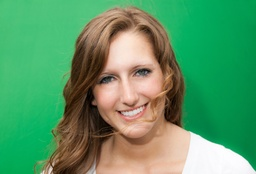
#> input picture ANIMATION_SWE_W2/green_background_project_5th_october/green.jpg, 256 x 174 px, shrunk from 1474 x 1000 before the run
$ python main.py
#> lines starting #> are read from the running program, lines starting #| are printed output that depends on the picture
#> in main, fg is the input picture: PIL image 256x174 RGB; mean R, G, B 90.5, 152.3, 102.5
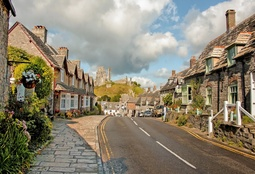
#> input picture ANIMATION_SWE_W2/green_background_project_5th_october/background.jpg, 255 x 174 px, shrunk from 1467 x 1000 before the run
#> in main, bg is the input picture: PIL image 255x174 RGB; mean R, G, B 139.4, 131.6, 113.7
# Import statement for PIL
from PIL import Image


# key function
# Usage: To convert coloured foreground image to black and white, white for the face and body, and black for the background
def key(img: Image, min: float, max: float) -> Image:
#> called with min = 0.04, max = 0.1
    mask = Image.new("L", img.size)  # Defining mask image of the same size as the image itself
#> mask: PIL image 256x174 L; every value is 0
    for x in range(0, img.width):  # For loop to iterate through every pixel in the x direction (width of the image)
        for y in range(0, img.height):  # For loop to iterate through every pixel in the y direction (height of the image)
            pixel = img.getpixel((x, y))  # Command to obtain the colour of the current pixel using its x and y coordinates in the current iteration of the nested For loop
            alpha = (pixel[1] - (pixel[0] + pixel[2]) * 0.5) / 255.0  # To calculate how green a pixel is relative to R and B channels
            alpha = (alpha - min) / (max - min)  # Alpha value determines whether a pixel lies in the range of green pixel values
            alpha = (1 - alpha)  # This flips the alpha value to now indicate how ungreen a pixel is. If it is super ungreen, it will be higher. If it is super green, it will be lower.
            if (alpha > 1):  # If a pixel is super ungreen, its alpha value increases, and it becomes white. The more ungreen it is, the higher the value of alpha
                alpha = 1  # If alpha is more than 1, it is set to 1
            if (alpha < 0):  # If a pixel is super green, its alpha value decreases, and it becomes black. The more green it is, the lower the value of alpha
                alpha = 0  # If alpha is less than 0, it is set to 0
            mask.putpixel((x, y), int(alpha * 255))  # if alpha is 1, 1 X 255 = 255 (white for the foreground), if alpha is 0, 0 X 255 = 0 (black for foreground). If alpha isn't 1 or 0, it will be for the edges and will have a random value between 0 and 1 and will multiply by 255 to scale it by that factor (used in the blendRGB function)
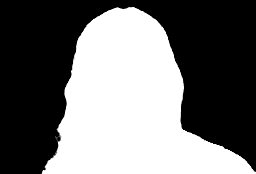
#> mask: PIL image 256x174 L; min 0, max 255, mean 113.1
    return mask


# blendRGB function
# To calculate edge colour values. If the pixel is black, a will be 0 and the bg colour will be applied. If the pixel is white, a will be 1 and the fg colour will be applied. If it is neither, the resultant colour will be a mix of the fg and bg to smoothen the edges.
def blendRGB(fg, bg, a) -> tuple:
    return (
        int(fg[0] * a + bg[0] * (1 - a)),  # Red channel
        int(fg[1] * a + bg[1] * (1 - a)),  # Green channel
        int(fg[2] * a + bg[2] * (1 - a)),  # Blue channel
    )


# over function
# Usage: To paint the background pixels and foreground pixels over the black and white pixels respectively
def over(fg, bg, mask) -> Image:
    result = Image.new("RGB", bg.size)  # Defining a blank result image which is the final image that will be painted over
#> result: PIL image 255x174 RGB; every value is 0
    for x in range(0, bg.width):  # For loop to iterate through every pixel in the x direction (width of the image)
        for y in range(0, bg.height):  # For loop to iterate through every pixel in the y direction (height of the image)
            maskVal = (mask.getpixel((x, y)) / 255)  # Getting every mask pixel's colour and dividing it by 255. If it is white, it will be 255/255 = 1. If it is black, it will be 0/255 = 0. If it is between, it will be on the edges between the fg and bg and will have an arbitrary value.
            fgpixel = fg.getpixel((x, y))  # Getting every foreground colour pixel
            bgpixel = bg.getpixel((x, y))  # Getting every background colour pixel
            opppixel = blendRGB(fgpixel, bgpixel, maskVal)  # Calling the blendRGB function
            result.putpixel((x, y), opppixel)  # Inserting the final pixel colours into the result image to complete it.
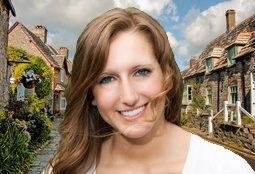
#> result: PIL image 255x174 RGB; mean R, G, B 146.6, 128.1, 107.9
    return result


def main():
    fg = Image.open("green.jpg")  # variable to store foreground image pixels
    bg = Image.open("background.jpg")  # variable to store background image pixels
    mask = key(fg, 0.04, 0.1)  # mask variable to store black and white mask pixels
    result = over(fg, bg, mask)  # result variable to store final image
    result.show()  # display the final image


if __name__ == "__main__":
    main()  # Entry point of the application
